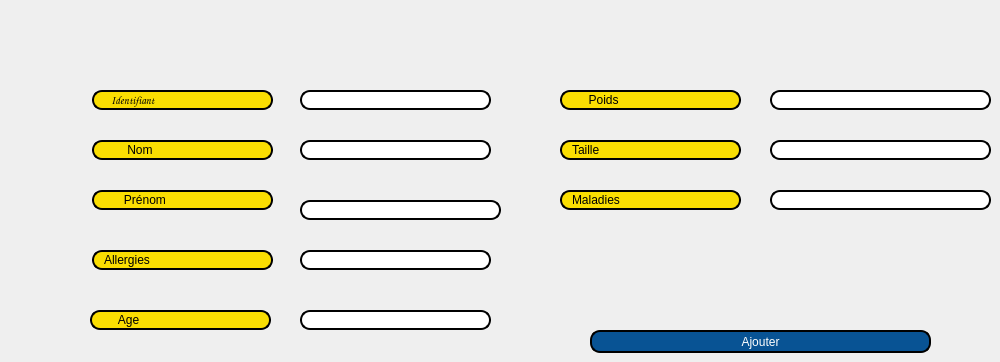
     <widget class="QWidget" name="Ajouter_E_3">
      <attribute name="title">
       <string>Ajouter</string>
      </attribute>
      <widget class="QLineEdit" name="identifiant">
       <property name="geometry">
        <rect>
         <x>92</x>
         <y>90</y>
         <width>181</width>
         <height>20</height>
        </rect>
       </property>
       <property name="font">
        <font>
         <family>Comic Sans MS</family>
         <pointsize>8</pointsize>
         <weight>75</weight>
         <italic>false</italic>
         <bold>true</bold>
        </font>
       </property>
       <property name="toolTip">
        <string>&lt;html&gt;&lt;head/&gt;&lt;body&gt;&lt;p align=&quot;center&quot;&gt;&lt;br/&gt;&lt;/p&gt;&lt;/body&gt;&lt;/html&gt;</string>
       </property>
       <property name="styleSheet">
        <string notr="true">border: 2px solid black;
font: 75 8pt &quot;MS Shell Dlg 2&quot;;
border-radius: 10px;
padding: 0 8px;
background: #fade02;
font: bold, &quot;Comic Sans MS&quot;;;
text-align:center;
</string>
       </property>
       <property name="text">
        <string>   Identifiant</string>
       </property>
       <property name="readOnly">
        <bool>true</bool>
       </property>
      </widget>
      <widget class="QLineEdit" name="nom">
       <property name="geometry">
        <rect>
         <x>92</x>
         <y>140</y>
         <width>181</width>
         <height>20</height>
        </rect>
       </property>
       <property name="styleSheet">
        <string notr="true">border: 2px solid black;
font: 75 8pt &quot;MS Shell Dlg 2&quot;;
border-radius: 10px;
padding: 0 8px;
background: #fade02;
font: bold, &quot;Comic Sans MS&quot;;;
text-align:center;</string>
       </property>
       <property name="text">
        <string>       Nom</string>
       </property>
       <property name="readOnly">
        <bool>true</bool>
       </property>
      </widget>
      <widget class="QLineEdit" name="prenom">
       <property name="geometry">
        <rect>
         <x>560</x>
         <y>90</y>
         <width>181</width>
         <height>20</height>
        </rect>
       </property>
       <property name="styleSheet">
        <string notr="true">border: 2px solid black;
font: 75 8pt &quot;MS Shell Dlg 2&quot;;
border-radius: 10px;
padding: 0 8px;
background:#fade02;
font: bold, &quot;Comic Sans MS&quot;;;
text-align:center;</string>
       </property>
       <property name="text">
        <string>     Poids</string>
       </property>
       <property name="readOnly">
        <bool>true</bool>
       </property>
      </widget>
      <widget class="QLineEdit" name="email">
       <property name="geometry">
        <rect>
         <x>92</x>
         <y>190</y>
         <width>181</width>
         <height>20</height>
        </rect>
       </property>
       <property name="styleSheet">
        <string notr="true">border: 2px solid black;
font: 75 8pt &quot;MS Shell Dlg 2&quot;;
border-radius: 10px;
padding: 0 8px;
background: #fade02;
font: bold, &quot;Comic Sans MS&quot;;;
text-align:center;</string>
       </property>
       <property name="text">
        <string>      Prénom</string>
       </property>
       <property name="readOnly">
        <bool>true</bool>
       </property>
      </widget>
      <widget class="QLineEdit" name="numero_tel">
       <property name="geometry">
        <rect>
         <x>560</x>
         <y>140</y>
         <width>181</width>
         <height>20</height>
        </rect>
       </property>
       <property name="styleSheet">
        <string notr="true">border: 2px solid black;
font: 75 8pt &quot;MS Shell Dlg 2&quot;;
border-radius: 10px;
padding: 0 8px;
background: #fade02;
font: bold, &quot;Comic Sans MS&quot;;;
text-align:center;</string>
       </property>
       <property name="text">
        <string>Taille</string>
       </property>
       <property name="readOnly">
        <bool>true</bool>
       </property>
      </widget>
      <widget class="QLineEdit" name="mteier">
       <property name="geometry">
        <rect>
         <x>90</x>
         <y>310</y>
         <width>181</width>
         <height>20</height>
        </rect>
       </property>
       <property name="styleSheet">
        <string notr="true">border: 2px solid black;
font: 75 8pt &quot;MS Shell Dlg 2&quot;;
border-radius: 10px;
padding: 0 8px;
background: #fade02;
font: bold, &quot;Comic Sans MS&quot;;;
text-align:center;</string>
       </property>
       <property name="text">
        <string>     Age</string>
       </property>
       <property name="readOnly">
        <bool>true</bool>
       </property>
      </widget>
      <widget class="QLineEdit" name="lineEdit_id_a">
       <property name="geometry">
        <rect>
         <x>300</x>
         <y>90</y>
         <width>191</width>
         <height>20</height>
        </rect>
       </property>
       <property name="styleSheet">
        <string notr="true">border: 2px solid black;
border-radius: 10px;
padding: 0 8px;
background: white;
selection-background-color: gray;</string>
       </property>
      </widget>
      <widget class="QLineEdit" name="lineEdit_nom_a">
       <property name="geometry">
        <rect>
         <x>300</x>
         <y>140</y>
         <width>191</width>
         <height>20</height>
        </rect>
       </property>
       <property name="styleSheet">
        <string notr="true">border: 2px solid black;
border-radius: 10px;
padding: 0 8px;
background: white;
selection-background-color: gray;</string>
       </property>
      </widget>
      <widget class="QLineEdit" name="lineEdit_pernom_a">
       <property name="geometry">
        <rect>
         <x>300</x>
         <y>200</y>
         <width>201</width>
         <height>20</height>
        </rect>
       </property>
       <property name="styleSheet">
        <string notr="true">border: 2px solid black;
border-radius: 10px;
padding: 0 8px;
background: white;
selection-background-color: gray;</string>
       </property>
      </widget>
      <widget class="QLineEdit" name="lineEdit_poids_a">
       <property name="geometry">
        <rect>
         <x>770</x>
         <y>90</y>
         <width>221</width>
         <height>20</height>
        </rect>
       </property>
       <property name="styleSheet">
        <string notr="true">border: 2px solid black;
border-radius: 10px;
padding: 0 8px;
background: white;
selection-background-color: gray;</string>
       </property>
      </widget>
      <widget class="QPushButton" name="ajouter_enfant">
       <property name="geometry">
        <rect>
         <x>590</x>
         <y>330</y>
         <width>341</width>
         <height>23</height>
        </rect>
       </property>
       <property name="styleSheet">
        <string notr="true">border: 2px solid black;
border-radius: 10px;
padding: 0 8px;
color: rgb(255, 255, 255);
background:#085394	;
font: bold, &quot;Comic Sans MS&quot;;
</string>
       </property>
       <property name="text">
        <string>Ajouter</string>
       </property>
      </widget>
      <widget class="QLineEdit" name="lineEdit_taille_a">
       <property name="geometry">
        <rect>
         <x>770</x>
         <y>140</y>
         <width>221</width>
         <height>20</height>
        </rect>
       </property>
       <property name="styleSheet">
        <string notr="true">border: 2px solid black;
border-radius: 10px;
padding: 0 8px;
background: white;
selection-background-color: gray;</string>
       </property>
      </widget>
      <widget class="QLineEdit" name="adresse">
       <property name="geometry">
        <rect>
         <x>92</x>
         <y>250</y>
         <width>181</width>
         <height>20</height>
        </rect>
       </property>
       <property name="styleSheet">
        <string notr="true">border: 2px solid black;
font: 75 8pt &quot;MS Shell Dlg 2&quot;;
border-radius: 10px;
padding: 0 8px;
background: #fade02;
font: bold, &quot;Comic Sans MS&quot;;;
text-align:center;</string>
       </property>
       <property name="text">
        <string>Allergies</string>
       </property>
       <property name="readOnly">
        <bool>true</bool>
       </property>
      </widget>
      <widget class="QLineEdit" name="prix_heure">
       <property name="geometry">
        <rect>
         <x>560</x>
         <y>190</y>
         <width>181</width>
         <height>20</height>
        </rect>
       </property>
       <property name="styleSheet">
        <string notr="true">border: 2px solid black;
font: 75 8pt &quot;MS Shell Dlg 2&quot;;
border-radius: 10px;
padding: 0 8px;
background: #fade02;
font: bold, &quot;Comic Sans MS&quot;;;
text-align:center;</string>
       </property>
       <property name="text">
        <string>Maladies</string>
       </property>
       <property name="readOnly">
        <bool>true</bool>
       </property>
      </widget>
      <widget class="QLineEdit" name="lineEdit_age_a">
       <property name="geometry">
        <rect>
         <x>300</x>
         <y>310</y>
         <width>191</width>
         <height>20</height>
        </rect>
       </property>
       <property name="styleSheet">
        <string notr="true">border: 2px solid black;
border-radius: 10px;
padding: 0 8px;
background: white;
selection-background-color: gray;</string>
       </property>
      </widget>
      <widget class="QLineEdit" name="lineEdit_maladies_a">
       <property name="geometry">
        <rect>
         <x>770</x>
         <y>190</y>
         <width>221</width>
         <height>20</height>
        </rect>
       </property>
       <property name="styleSheet">
        <string notr="true">border: 2px solid black;
border-radius: 10px;
padding: 0 8px;
background: white;
selection-background-color: gray;</string>
       </property>
      </widget>
      <widget class="QLineEdit" name="lineEdit_adresse_a">
       <property name="geometry">
        <rect>
         <x>300</x>
         <y>250</y>
         <width>191</width>
         <height>20</height>
        </rect>
       </property>
       <property name="styleSheet">
        <string notr="true">border: 2px solid black;
border-radius: 10px;
padding: 0 8px;
background: white;
selection-background-color: gray;</string>
       </property>
      </widget>
     </widget>
